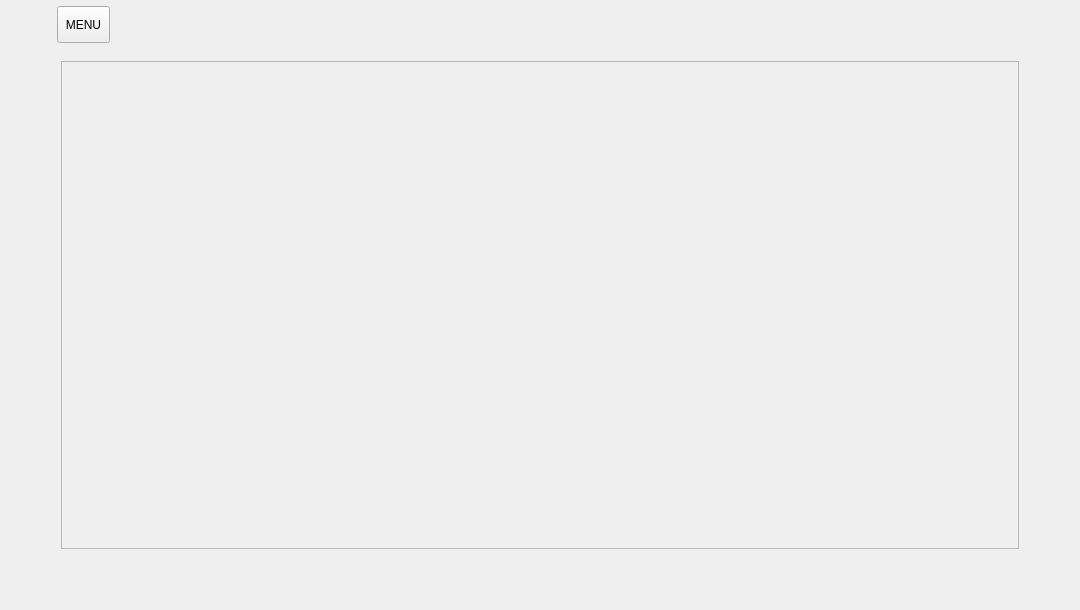
<?xml version="1.0" encoding="UTF-8"?>
<ui version="4.0">
 <class>stream_hunter_pg</class>
 <widget class="QWidget" name="stream_hunter_pg">
  <property name="geometry">
   <rect>
    <x>0</x>
    <y>0</y>
    <width>1080</width>
    <height>610</height>
   </rect>
  </property>
  <property name="windowTitle">
   <string>Form</string>
  </property>
  <widget class="QFrame" name="stream_hunter_main_frm">
   <property name="geometry">
    <rect>
     <x>61</x>
     <y>61</y>
     <width>958</width>
     <height>488</height>
    </rect>
   </property>
   <property name="styleSheet">
    <string notr="true"/>
   </property>
   <property name="frameShape">
    <enum>QFrame::StyledPanel</enum>
   </property>
   <property name="frameShadow">
    <enum>QFrame::Raised</enum>
   </property>
  </widget>
  <widget class="TopOptionQToolButton" name="menu_btn">
   <property name="geometry">
    <rect>
     <x>57</x>
     <y>6</y>
     <width>53</width>
     <height>37</height>
    </rect>
   </property>
   <property name="styleSheet">
    <string notr="true"/>
   </property>
   <property name="text">
    <string>MENU</string>
   </property>
   <property name="icon">
    <iconset resource="../../../resources/images.qrc">
     <normaloff>:/icons/icons/losangle.png</normaloff>:/icons/icons/losangle.png</iconset>
   </property>
   <property name="iconSize">
    <size>
     <width>9</width>
     <height>9</height>
    </size>
   </property>
   <property name="toolButtonStyle">
    <enum>Qt::ToolButtonTextUnderIcon</enum>
   </property>
   <property name="autoRaise">
    <bool>false</bool>
   </property>
  </widget>
  <widget class="QWidget" name="horizontal_line_top" native="true">
   <property name="geometry">
    <rect>
     <x>0</x>
     <y>12</y>
     <width>1080</width>
     <height>3</height>
    </rect>
   </property>
   <property name="styleSheet">
    <string notr="true"/>
   </property>
   <property name="line" stdset="0">
    <bool>true</bool>
   </property>
  </widget>
  <widget class="QWidget" name="horizontal_line_bottom" native="true">
   <property name="geometry">
    <rect>
     <x>0</x>
     <y>595</y>
     <width>1080</width>
     <height>3</height>
    </rect>
   </property>
   <property name="styleSheet">
    <string notr="true"/>
   </property>
   <property name="line" stdset="0">
    <bool>true</bool>
   </property>
  </widget>
 </widget>
 <customwidgets>
  <customwidget>
   <class>TopOptionQToolButton</class>
   <extends>QToolButton</extends>
   <header>custom/topoptionqtoolbutton.h</header>
  </customwidget>
 </customwidgets>
 <resources>
  <include location="../../../resources/images.qrc"/>
 </resources>
 <connections/>
</ui>
